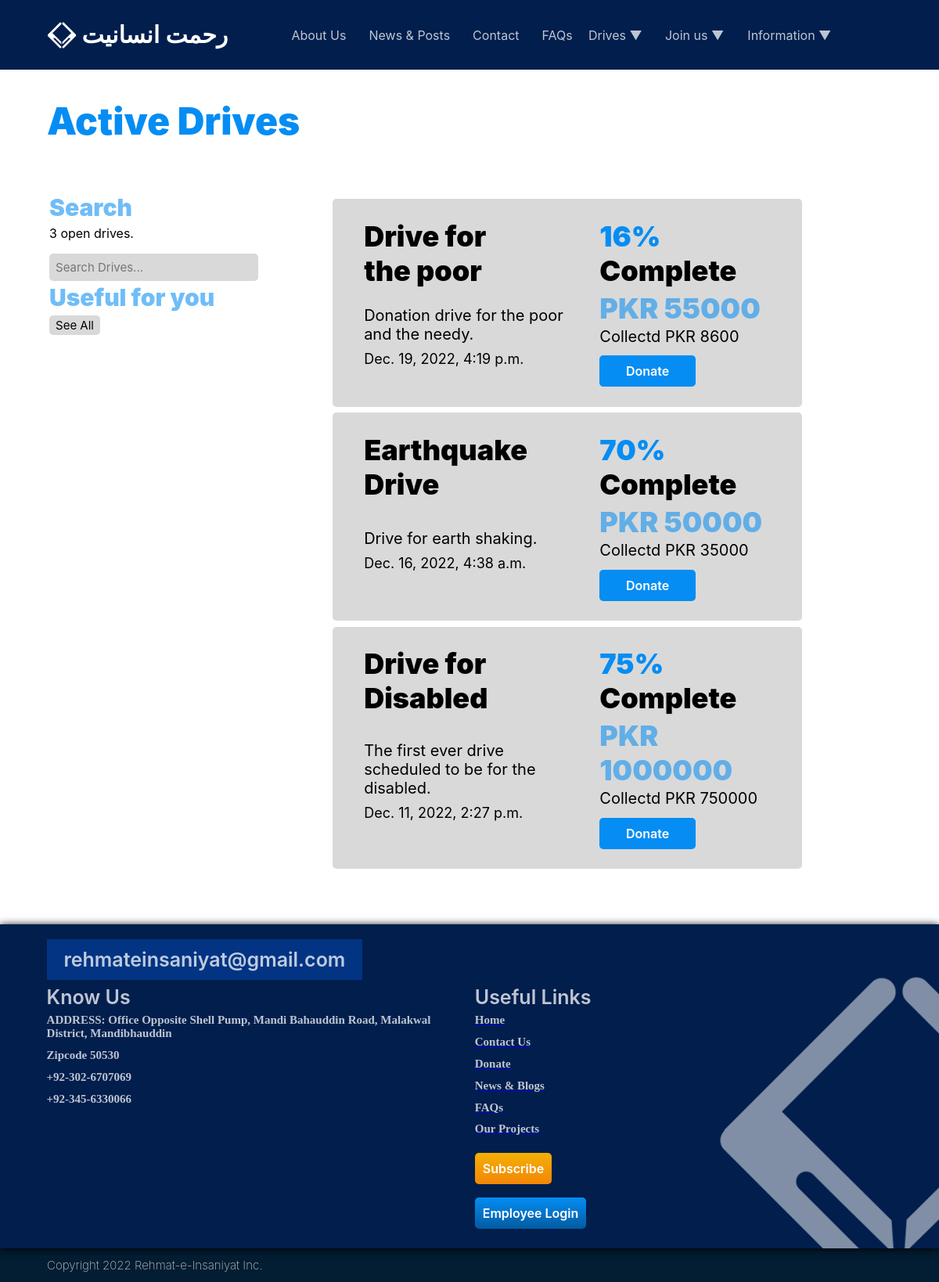
The app's page /drives/ with its own data.
### employees/models.py (models this page shows, shortened)
class Drive(models.Model):
    name = models.CharField(max_length=100)
    description = models.TextField(null=True)
    start_date = models.DateTimeField(auto_now_add=True)
    required_funds = models.IntegerField()
    collected_funds = models.IntegerField()
    class Meta:
        ordering = ["-id"]
    class Meta:
        ordering = ["-id"]

### visitor/views.py (the view)
# urls.py: path('drives/', views.drives, name='drives'),
def drives(request):
    faqs = FAQ.objects.all().order_by('-id')[:4]
    drives = Drive.objects.all().order_by('-id')[:4]
    if request.GET.get('q') != None:
        q = request.GET.get('q')
    else:
        q = ''
    drivess = Drive.objects.filter(
        Q(name__icontains=q)
        )
    drive_count = drives.count()
    context = {
        'drivess': drivess,
        'drive_count': drive_count,
        'faqs': faqs,
        'drives': drives,
    }
    return render(request, 'visitor/drives.html', context)

### visitor/templates/visitor/drives.html
{% extends 'main.html' %} {% block content %}
{%load mathfilters %}
<div class="pg_head_container">
  <element class="pg_head">Active Drives</element>
</div>
<table id="pg_divider" style="margin: 5%; width:90%">
  <tr>
      <td width=30% style="vertical-align: top; padding-right: 5%;">
          <element class="subhead">Search</element>
          <element class="pg_txt">{{ drive_count }} open drives.</element>
          <form method="GET" action="{% url 'vis-drives' %}">
              <input class="usr_rect" type="search" name="q" placeholder="Search Drives...">
          </form>
          <element class="subhead">Useful for you</element>
          <a href="{% url 'vis-drives' %}"><button class="pst_filter">See All</button></a>
        </td>
        <td width="70%">
          {% for drive in drivess %}
          <table class="pst_container" style="width: 80%; margin-left: 5%;">
            <tr>
                <td width="55%">
                    <element class="pst_title" id="pst_title">
                      {{ drive.name }}
                    </element>
                </td>
                <td>
                    <element class="pst_prgrs">
                      {{ drive.collected_funds|div:drive.required_funds|mul:"100"|floatformat:0 }}%<br><element style="color:black">Complete</style>
                    </element>
                </td>
            </tr>
            <tr>
                <td>
                    <element class="pst_txt" id="pst_txt">{{ drive.description }}</element>
                    <element class="pst_txt" style="display: block; font-size: 18px; margin-top: 0%;">{{ drive.start_date }}</element>
                </td>
                <td style="vertical-align: top;">
                    <element class="pst_funds" id="pst_funds">PKR {{drive.required_funds}}</element>
                    <element class="pst_txt" id="pst_txt">Collectd PKR {{drive.collected_funds}}</element>
                    <a href="{% url 'donate' %}?q={{drive.name}}"><button class="blue_button" style="width: 50%;">Donate</button></a>
                </td>
            </tr>
          </table>
          {% endfor %}
      </td>
  </tr>
</table>
{% endblock content %}

### static/css/blue_btn.css (style rules this page uses)
.blue_button { position: relative; margin-top: 2%; left: 5%; border-radius: 5px; font-family: "Inter SemiBold"; width: fit-content; padding: 10px; padding-left: 20px; padding-right: 20px; border: 0px; font-size: 16px; color: white; background-color: #058DF3; vertical-align: middle; margin-right: 5%; text-align: center; transition-duration: 0.25s; }

### static/css/page_header.css (style rules this page uses)
.pg_head_container { width: 30%; margin-left: 5%; font-size: 20px; position: relative; vertical-align: middle; }
.pg_head { margin-top: 10%; display: block; color: #058DF3; font-family: 'Inter Black'; font-size: 48px; }
.pg_txt { margin-top: 1%; margin-bottom: 5%; color: black; display: block; font-family: 'Inter'; }

### static/css/extra_txtfx.css (style rules this page uses)
.subhead { position: relative; color: #058cf393; top: 0%; padding-bottom: 1%; font-family: "Inter Black"; display: block; opacity: 100%; font-weight: bolder; font-size: 30px; }

### static/css/post.css (style rules this page uses)
.pst_container { padding: 3%; margin-top: 1%; width: 100%; display: block; background-color: rgb(180, 180, 180, 0.5); border-radius: 5px; margin-bottom: 1%; }
.pst_title { padding-left: 5%; position: relative; display: block; font-family: 'Inter Black'; font-size: 36px; width: 70%; }
.pst_txt { width: 90%; padding-left: 5%; padding-bottom: 3%; margin-top: 1%; position: relative; display: block; font-family: 'Inter'; font-size: 20px; }
.pst_prgrs { padding-left: 5%; color: #058DF3; position: relative; display: block; font-family: 'Inter Black'; font-size: 36px; width: 30%; }
.pst_funds { padding-left: 5%; color: #058cf38f; position: relative; display: block; font-family: 'Inter Black'; font-size: 36px; width: 100%; }
.pst_filter { font-size: 15px; font-family: 'Inter'; padding: 1%; padding-left: 3%; padding-right: 3%; margin-top: 1%; margin-bottom: 1%; border: 0px; border-radius: 5px; background-color: #D9D9D9; display: inline-block; color: rgba(0, 0, 0, 1); width: fit-content; }

### static/css/user_fields.css (style rules this page uses)
.usr_rect { width: 100%; font-size: 15px; font-family: 'Inter'; padding: 3%; margin-top: 1%; margin-bottom: 1%; border: 0px; border-radius: 5px; background-color: #D9D9D9; color: rgba(0, 0, 0, 0.50); height: fit-content; }

### records on screen
Drive: name "Drive for the poor", collected_funds|div "16", description "Donation drive for the poor and the needy.", start_date "Dec. 19, 2022, 4:19 p.m.", required_funds "55000", collected_funds "8600"
Drive: name "Earthquake Drive", collected_funds|div "70", description "Drive for earth shaking.", start_date "Dec. 16, 2022, 4:38 a.m.", required_funds "50000", collected_funds "35000"
Drive: name "Drive for Disabled", collected_funds|div "75", description "The first ever drive scheduled to be for the disabled.", start_date "Dec. 11, 2022, 2:27 p.m.", required_funds "1000000", collected_funds "750000"

### other values on screen
{{ drive_count }} "3"
